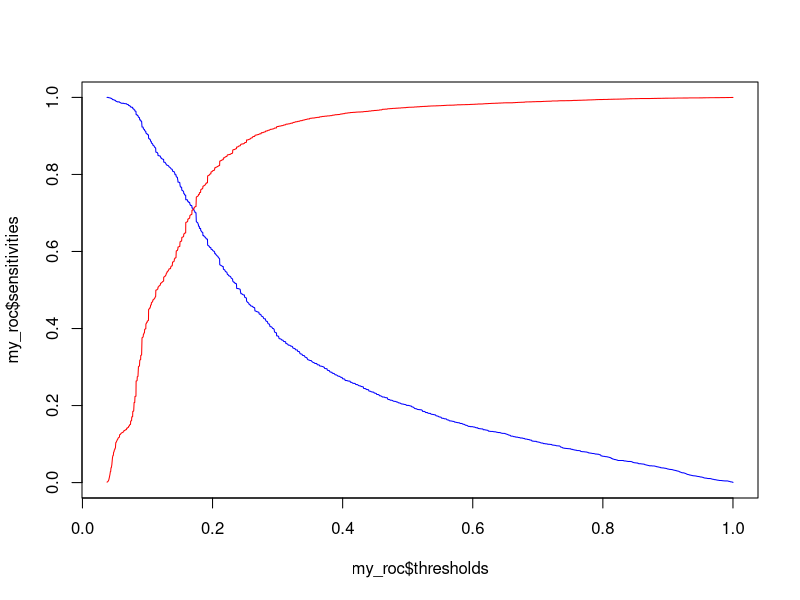

Reproduce this figure in R.
## ---- chunk 1
knitr::opts_chunk$set(echo = TRUE)
library(pROC)
library(reshape2)
## ---- chunk 2
my_data <- read.table("Data_all.15k.patients.txt")

head(my_data)
str(my_data)
## ---- chunk 3
my_lr <- glm(alivestatus ~ size + nodespos + grade,
             data = my_data,
             family = "binomial")

summary(my_lr)

## ---- chunk 4
predicted_alivestatus <- predict(my_lr,
                                 newdata = my_data,
                                 type = "response")

my_data$predicted_alivestatus <- predicted_alivestatus

head(my_data)
## ---- chunk 5
my_data$predicted_alivestatus_binary <- ifelse(test = predicted_alivestatus >= 0.5,
                                               yes = 1,
                                               no = 0)

confmat <- table(my_data[,c("alivestatus","predicted_alivestatus_binary")]) 
confmat
## ---- chunk 6
TP <- confmat[2,2]
TN <- confmat[1,1]
FP <- confmat[1,2]
FN <- confmat[2,1]

accuracy <- (TP + TN) / (TP + TN + FP + FN)
accuracy

precision <- TP / (TP + FP)
precision

sensitivity <- TP / (TP + FN)
sensitivity

specificity <- TN / (TN + FP)
specificity

## ---- chunk 7
my_roc <- roc(data = my_data,
              response = alivestatus, 
              predictor = predicted_alivestatus)

plot(x = my_roc$thresholds,
     y = my_roc$sensitivities,
     col = "blue",
     type = "l")

points(x = my_roc$thresholds,
       y = my_roc$specificities,
       col = "red",
       type = "l")
